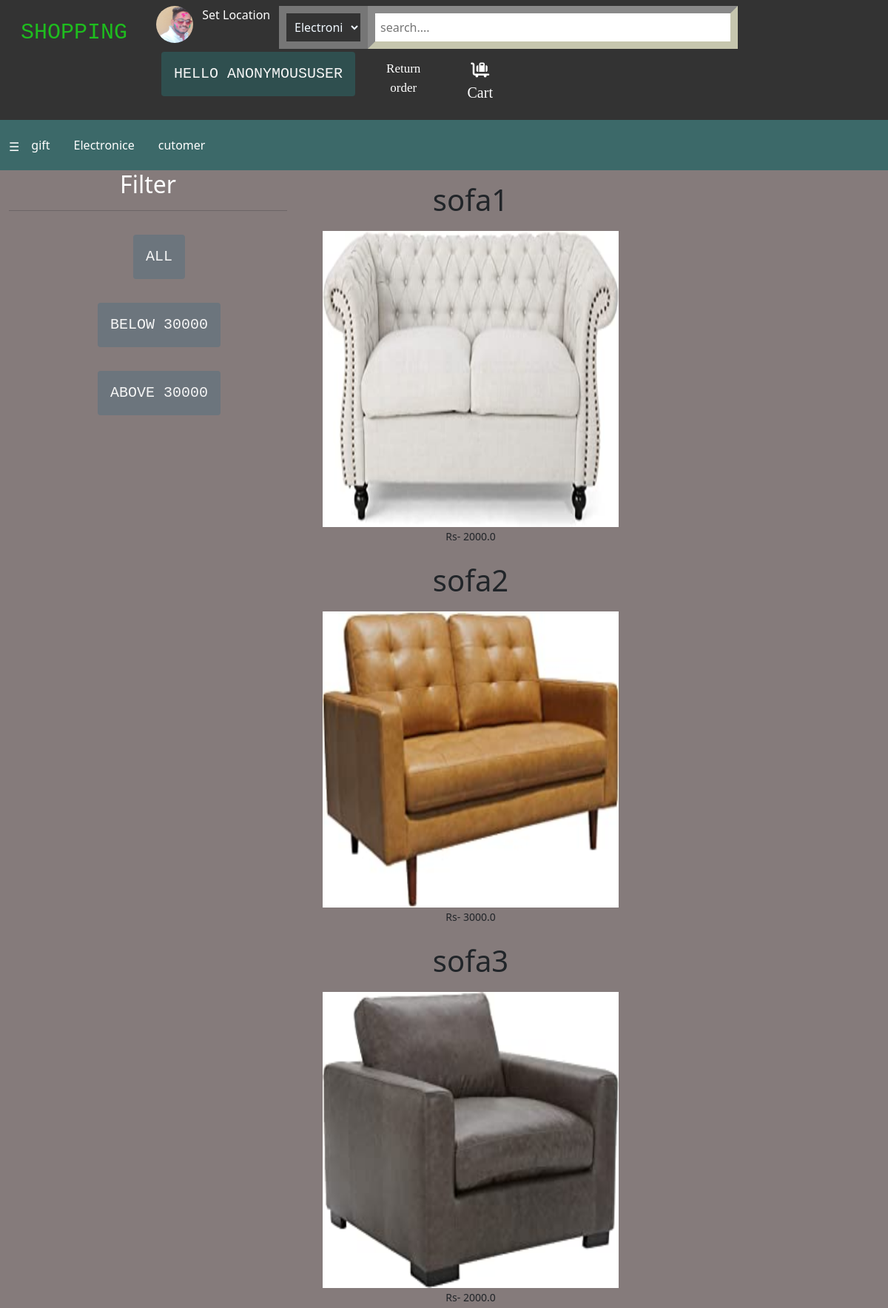
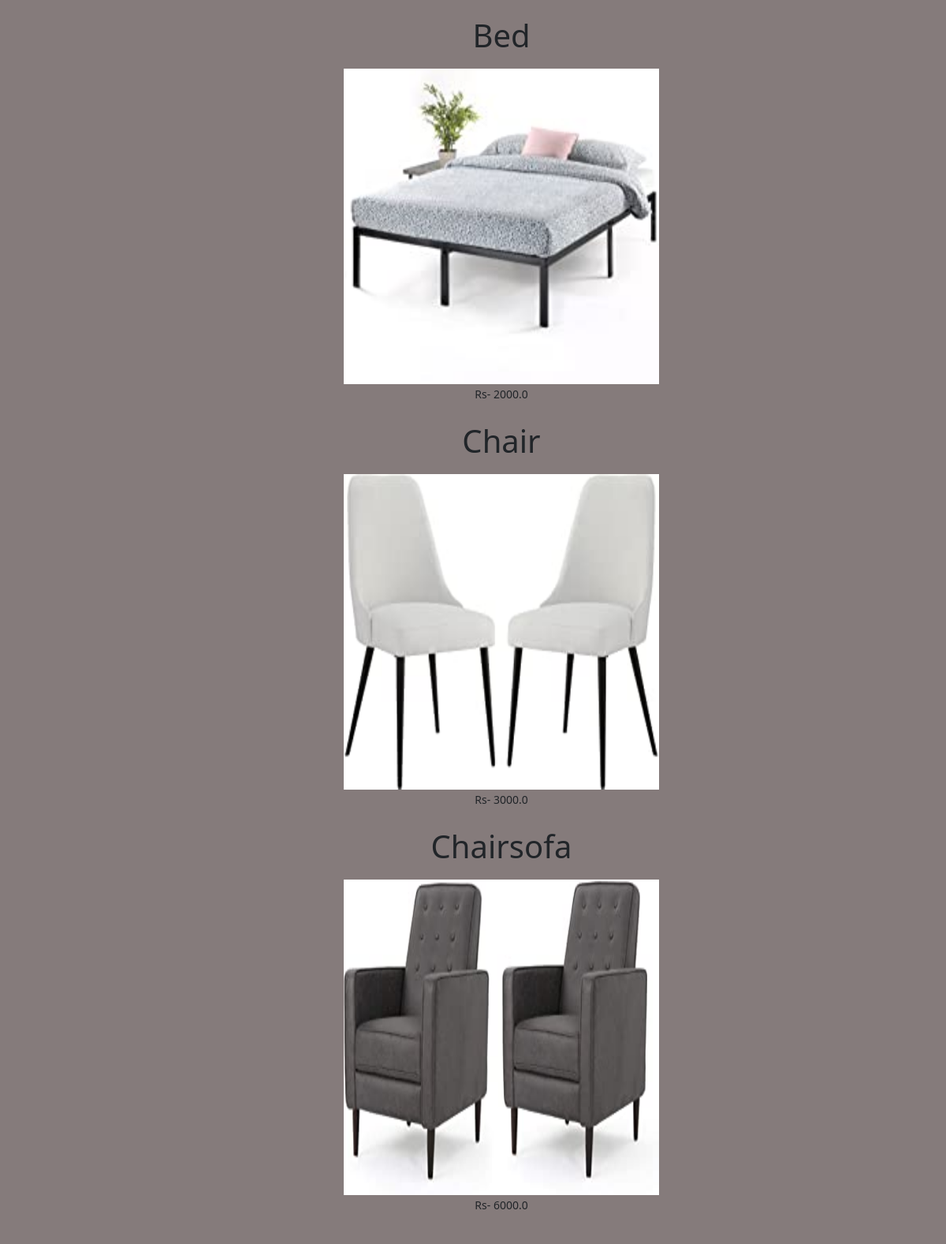
The page /Comfortsofa/ (upper part) on the database its author committed (2 pictures, top to bottom).
### enroll/models.py (models this page shows)
class Product(models.Model):
    title=models.CharField(max_length=100)
    Selling_price = models.FloatField()
    Discount_price = models.FloatField()
    Brand = models.CharField(max_length=100)
    Description = models.TextField()
    Category = models.CharField(choices=Catecory_Choice,max_length=100)
    Product_image = models.ImageField(upload_to="productimg")
    rating=models.IntegerField(default=0)

### enroll/views.py (the view)
# urls.py: path('Comfortsofa/', views.ComfortsofaView.as_view(),name='Comfortsofa'),
class ComfortsofaView(View):
    def get(self, request, data=None):
        if data == None:
            electronic = Product.objects.filter(Category='so')
        elif data == 'below':
            electronic = Product.objects.filter(
                Category='so').filter(Selling_price__lte=30000)
        elif data == 'above':
            electronic = Product.objects.filter(
                Category='so').filter(Selling_price__gte=30000)
        return render(request, 'enroll/Comfortsofa.html', {'electronic': electronic})

### enroll/templates/enroll/Comfortsofa.html (shortened to what this page needs)
{% extends 'enroll/base.html' %}
{% load static %}
{% block content %}
<div class=" elctro container-fluid">
    <div class="row elctro">
        <div class="col-4 text-center" style="display:block;">
            <h2 class="text-white text-center">Filter</h2>
            <hr>
                <a  href="{% url 'Comfortsofa'  %}"><button class=" btn bg-secondary my-3">All</button></a><br>
                <a  href="{% url 'Comfortsofadata' 'below' %}" ><button class=" btn bg-secondary my-3">Below 30000</button><br>
                <a  href="{% url 'Comfortsofadata' 'above' %}" ><button class=" btn bg-secondary my-3">Above 30000</button></a>
        </div>
        <div class="col-8  my-3" >
            {% for el in electronic %}
                <div style="float: left;" class="text-center">
                        <h1>{{el.title}}</h1>
                    <a class="mx-4"  href="{% url 'productdetails' el.id %}"><img  style="height:400px; width:400px; margin-top:10px;" src="{{el.Product_image.url}}" alt=""></a><br>
                    <small>Rs- {{el.Selling_price}}</small><br><br>
                </div>
            {% endfor %}
        </div>
    </div>
</div>
{% endblock content %}

### enroll/static/enroll/css/home.css (style rules this page uses)
* { margin:0px; padding:0px; }
#main { background-color:white; overflow: auto; }
li a, .btn { display: inline-block; color: white; text-align: center; padding: 14px 16px; text-decoration: none; }
.btn { position: relative; background-color: darkslategray; text-transform: uppercase; font-family: 'Courier New', Courier, monospace; color: whitesmoke; font-size: 20px; margin-top: 4px; margin-left: 30px; }

### enroll/templates/enroll/Comfortsofa.html (style rules this page uses)
.elctro { background-color: rgb(133, 123, 123); }
.col-4 a { text-decoration:none; }
.col-4 { overflow:auto; }
.col-8 { overflow:auto; }

### rows shown on the page
Product: title "sofa1", Product_image (picture), Selling_price "2000.0"
Product: title "sofa2", Product_image (picture), Selling_price "3000.0"
Product: title "sofa3", Product_image (picture), Selling_price "2000.0"
Product: title "Bed", Product_image (picture), Selling_price "2000.0"
Product: title "Chair", Product_image (picture), Selling_price "3000.0"
Product: title "Chairsofa", Product_image (picture), Selling_price "6000.0"

### other values the page prints
{{ request.user }} "ANONYMOUSUSER"
